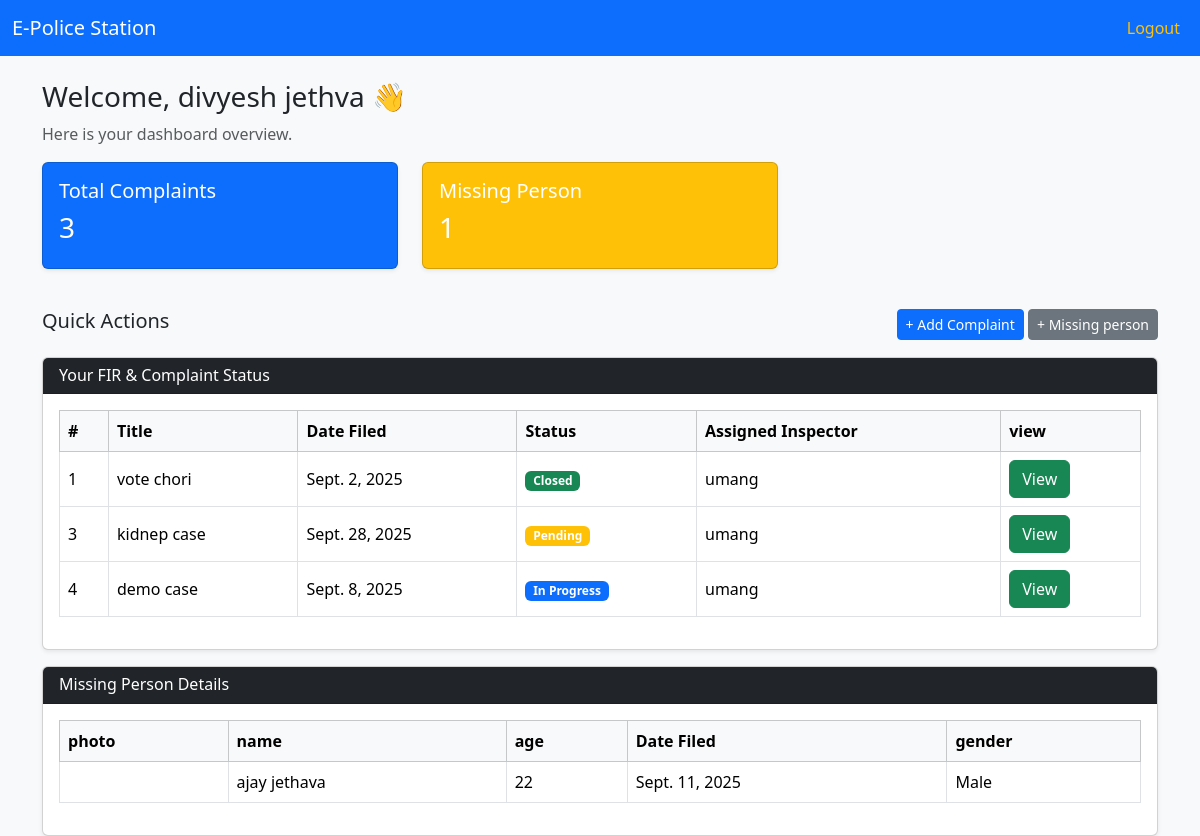
Before: / (signed in) with the older database file.
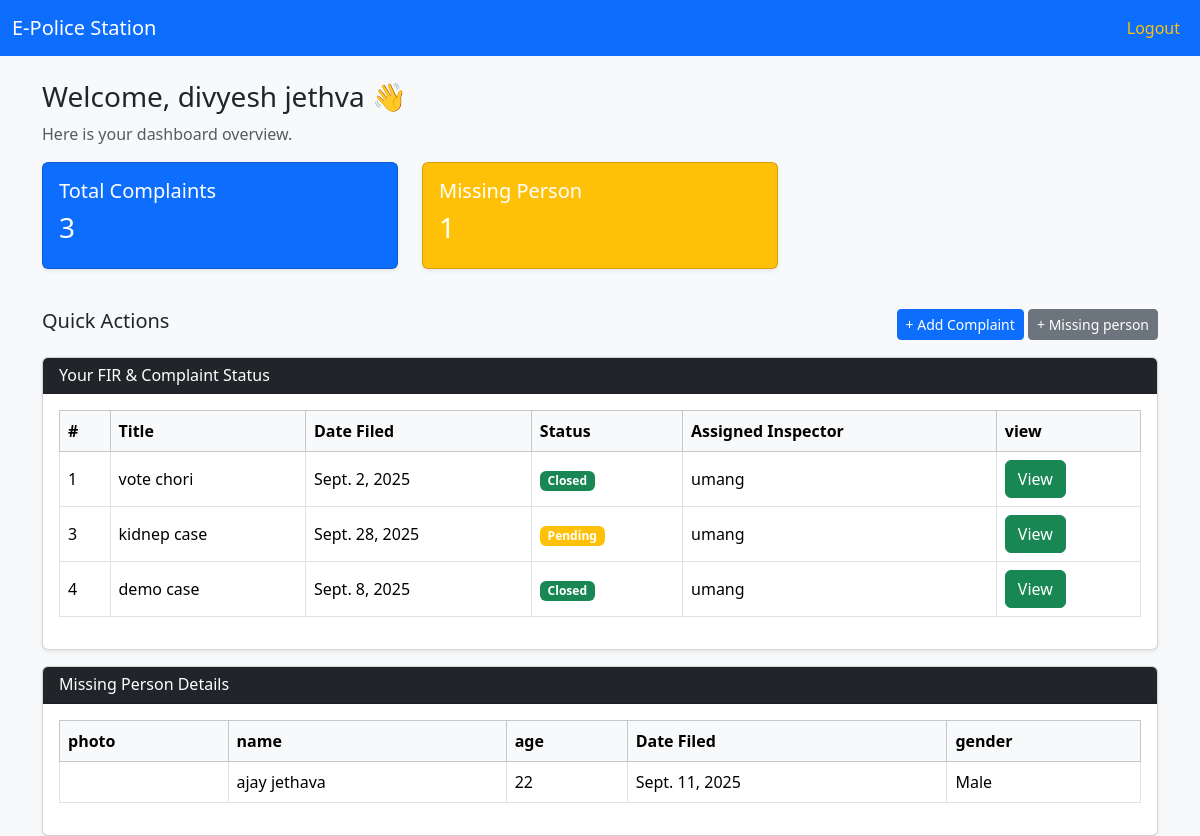
After: the same page with the newer database file.
### myapp/models.py (models this page shows, shortened)
class Complaint(models.Model):
    citizen = models.ForeignKey(Citizen,on_delete=models.CASCADE)
    title = models.CharField(max_length=50)
    category = models.CharField(max_length=50)
    description = models.CharField(max_length=255)
    locations = models.CharField(max_length=200)
    date = models.DateField()
    time = models.TimeField()
    remark = models.CharField(max_length=200,default="----")
    evidence = models.ImageField(default='',upload_to="evidence")
    status = models.CharField(default='pending')
    Inspector = models.CharField(default="---")

### myapp/views.py (the view)
# urls.py: path('', views.index, name='index'),
def index(request):
    if request.session.get('email'):
        user = Citizen.objects.get(email=request.session['email'])
        if user.role == "citizen":
            complaint = Complaint.objects.filter(citizen=user)
            c = len(complaint)
            missing = MissingPerson.objects.filter(citizen=user)
            m = len(missing)
            return render(request,'citizen.html',{'user':user,'complaint':complaint,"missing":missing,'m':m,'c':c})
        elif user.role == "inspector":
            fir = Complaint.objects.filter(Inspector=user.name)
            f = len(fir)
            return render(request,'inspector.html',{'user':user,'fir':fir,'f':f})
        elif user.role == "commissioner":
            fir = Complaint.objects.all()
            inspector = Inspector.objects.all()
            inlen = len(inspector)
            return render(request,'commissioner.html',{'fir':fir,'inspector':inspector,'inlen':inlen})
    else:
        return render(request,'visitor.html')

### myapp/templates/citizen.html (shortened to what this page needs)
<!doctype html>
<html lang="en">
<head>
  <link href="https://cdn.jsdelivr.net/npm/bootstrap@5.3.2/dist/css/bootstrap.min.css" rel="stylesheet">
</head>
<body class="bg-light">
  <nav class="navbar navbar-expand-lg navbar-dark bg-primary">
    <div class="container-fluid">
      <a class="navbar-brand" href="#">E-Police Station</a>
      <div class="collapse navbar-collapse" id="navbarNav">
        <ul class="navbar-nav ms-auto">
          <li class="nav-item"><a class="nav-link text-warning" href="{% url "logout" %}">Logout</a></li>
        </ul>
      </div>
    </div>
  </nav>
  <div class="container mt-4">
    <h3>Welcome, {{user.name}} 👋</h3>
    <p class="text-muted">Here is your dashboard overview.</p>
    <div class="row mb-4">
      <div class="col-md-4">
        <div class="card text-white bg-primary mb-3 shadow-sm">
          <div class="card-body">
            <h5 class="card-title">Total Complaints</h5>
            <h3>{{c}}</h3>
          </div>
        </div>
      </div>
      <div class="col-md-4">
        <div class="card text-white bg-warning mb-3 shadow-sm">
          <div class="card-body">
            <h5 class="card-title">Missing Person</h5>
            <h3>{{m}}</h3>
          </div>
        </div>
      </div>
    </div>
    <div class="d-flex justify-content-between mb-3">
      <h5>Quick Actions</h5>
      <div>
        <a href="{% url "addfir" %}" class="btn btn-sm btn-primary">+ Add Complaint</a>
        <a href="{% url "missingperson" %}" class="btn btn-sm btn-secondary">+ Missing person</a>
      </div>
    </div>
    <div class="card shadow-sm">
      <div class="card-header bg-dark text-white">
        <h6 class="mb-0">Your FIR & Complaint Status</h6>
      </div>
      <div class="card-body table-responsive">
        <table class="table table-bordered align-middle">
          <thead class="table-light">
            <tr>
              <th>#</th>
              <th>Title</th>
              <th>Date Filed</th>
              <th>Status</th>
              <th>Assigned Inspector</th>
              <th>view</th>
            </tr>
          </thead>
          <tbody>
            {% for i in complaint %}
            <tr>
              <td>{{i.pk}}</td>
              <td>{{i.title}}</td>
              <td>{{i.date}}</td>
              {% if i.status == 'pending' %}
                <td><span class="badge bg-warning">Pending</span></td>
              {% elif i.status == 'closed' %}
                <td><span class="badge bg-success">Closed</span></td>
              {% elif i.status == 'progress' %}
                <td><span class="badge bg-primary">In Progress</span></td>
              {% else %}
                <td><span class="badge bg-primary">--</span></td>
              {% endif %}
              <td>{{i.Inspector}}</td>
              <td><a href="{% url "viewfir" pk=i.pk %}"><button type="button" class="btn btn-success">View</button></a></td>
            </tr>
            {% endfor %}
          </tbody>
        </table>
      </div>
    </div>
    <div class="card shadow-sm">
      <div class="card-header bg-dark text-white">
        <h6 class="mb-0">Missing Person Details</h6>
      </div>
      <div class="card-body table-responsive">
        <table class="table table-bordered align-middle">
          <thead class="table-light">
            <tr>
              <th>photo</th>
              <th>name</th>
              <th>age</th>
              <th>Date Filed</th>
              <th>gender</th>
            </tr>
          </thead>
          <tbody>
            {% for i in missing %}
            <tr>
              <td><img src="{{i.photo.url}}" height="50px" alt=""></td>
              <td>{{i.name}}</td>
              <td>{{i.age}}</td>
              <td>{{i.date}}</td>
              <td>{{i.gender}}</td>
            </tr>
            {% endfor %}
          </tbody>
        </table>
      </div>
    </div>
  </div>
</body>
</html>

Changed rows visible on the page:
changed Complaint "demo case": status "In Progress" → "Closed"
